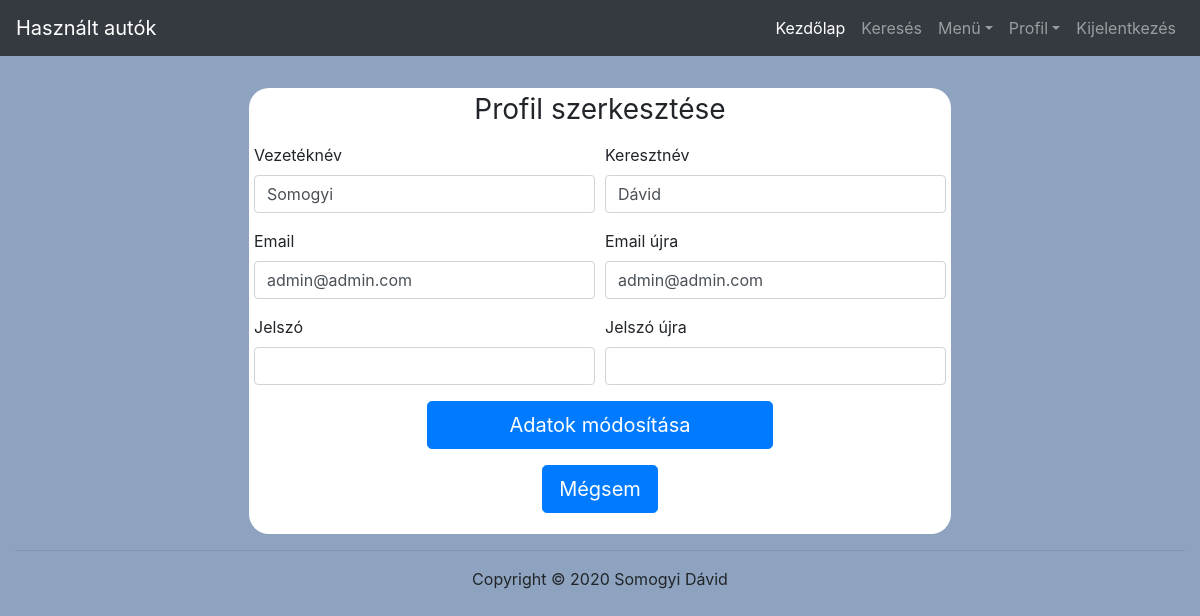
The app's page /index.php?P=updateUser&uid=1 (signed in) with its own data.
### tables this page shows
CREATE TABLE IF NOT EXISTS `users` (
  `id` int(11) NOT NULL AUTO_INCREMENT,
  `first_name` varchar(64) NOT NULL,
  `last_name` varchar(64) NOT NULL,
  `email` varchar(250) NOT NULL,
  `password` varchar(64) NOT NULL,
  `permission` int(1) NOT NULL DEFAULT '0',
  PRIMARY KEY (`id`)
);

### protected/routing.php (called while the page is built, shortened)
<?php
        switch($_GET['P']){
            case 'updateUser' : IsUserLoggedIn() ? require_once PROTECTED_DIR.'user/updateUser.php' : header('Location: index.php'); break;
        }
?>

### protected/database.php (called while the page is built, shortened)
<?php
    function getConnection(){
        $connection = new PDO(DB_TYPE.':host='.DB_HOST.';dbname='.DB_NAME.';',DB_USER,DB_PASS);
        $connection->exec("SET NAMES'".DB_CHARSET."'");
        return $connection;
    }
    function getRecord($queryString, $queryParams = []){
        $connection = getConnection();
        $statement = $connection->prepare($queryString);
        $success = $statement->execute($queryParams);
        $result = $success ? $statement->fetch(PDO::FETCH_ASSOC) : [];
        return $result;
    }
?>

### protected/user/updateUser.php (the view, shortened to what this page needs)
<?php if($_SESSION['permission'] < 1 && $_SESSION['uid'] != $_GET['uid']) : ?>
    <h1>Nincs jogosultságod a profil módosításához!</h1>
<?php else: ?>
  <?php
    $query = "SELECT id, first_name, last_name, email, password FROM users WHERE id=:id";
    $params = [
        ':id' => $_GET['uid']
    ];
    $userDetails = getRecord($query,$params);
  ?>
  <div class="container mt-5 register-container" style="background-color: white;">
  <form method="post">
  <h1 class="h3 mb-3 text-center font-weight-normal">Profil szerkesztése</h1>
      <div class="form-row">
          <div class="form-group col-md-6">
          <label>Vezetéknév</label>
          <input type="text" class="form-control" id="registerFirstName" name="first_name" value="<?=isset($userDetails) ? $userDetails['first_name'] : "";?>">
          </div>
      <div class="form-group col-md-6">
          <label for="registerLastName">Keresztnév</label>
          <input type="text" class="form-control" id="registerLastName" name="last_name" value="<?=isset($userDetails) ? $userDetails['last_name'] : "";?>">
          </div>
      </div>
    <div class="form-row">
      <div class="form-group col-md-6">
        <label for="registerEmail">Email</label>
        <input type="email" class="form-control <?php echo isset($errors['email']) ? 'border border-danger' : ''; ?>" name="email" value="<?=isset($userDetails) ? $userDetails['email'] : "";?>">
      </div>
    <div class="form-group col-md-6">
        <label for="registerEmail1">Email újra</label>
        <input type="email" class="form-control" id="registerEmail1" name="email1" value="<?=isset($userDetails) ? $userDetails['email'] : "";?>">
      </div>
    </div>
    <div class="form-row">
    <div class="form-group col-md-6">
        <label for="registerPassword">Jelszó</label>
        <input type="password" class="form-control <?php echo isset($errors['password']) ? 'border border-danger' : ''; ?>" id="registerPassword" name="password" value="">
      </div>
      <div class="form-group col-md-6">
        <label for="registerPassword1">Jelszó újra</label>
        <input type="password" class="form-control" id="registerPassword1" name="password1" value="">
      </div>
    </div>
    <div class="text-center">
      <button class="btn btn-lg btn-primary mb-3 w-50" type="submit" name="updateUser">Adatok módosítása</button>
    </div>
  </form>
  <div class="text-center">
        <a class="btn btn-lg btn-primary mb-3 w-20" href="<?= array_key_exists('management',$_GET) ? "index.php?P=userManagement" : "index.php?P=profile&uid=".$userDetails['id'] ?>">Mégsem</a>
        </div>
  </div>
<?php endif; ?>

### public/css/design.css (style rules this page uses)
body { padding-top: 40px; padding-bottom: 40px; background-color: #f5f5f5; }
.container { margin-top: 5%; border-radius: 20px; }
.register-container { width: 60%; padding: 5px !important; }

### records on screen
users: first_name "Somogyi", last_name "Dávid", email "admin@admin.com", email1 "admin@admin.com"
